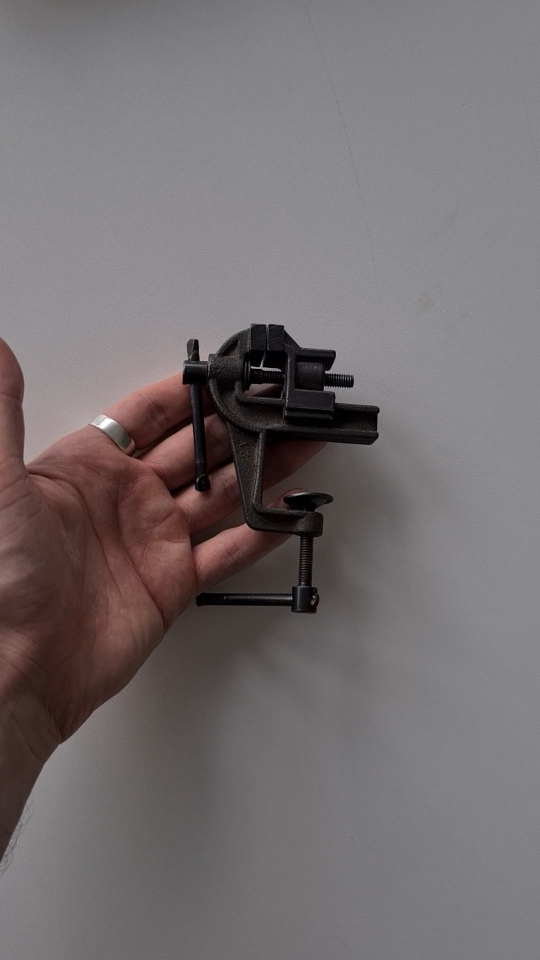
#> input picture 05_HW/ref.jpg, 1080 x 1920 px (shown at 1/2 size)
$ jupyter execute cv_hw_keypoints.ipynb
#> lines starting #> are read from the running program, lines starting #| are printed output that depends on the picture; after the words box and inside, x2 and y2 are one past the last pixel; in counts of white or black regions, pixels touching at a corner belong together
# Домашнее задание 4

Реализуйте поиск объекта с референсного изображения на кадрах видео с помощью поиска и сопоставления ключевых точек. В этом задании рекомендуется активно пользоваться гуглом :)

Скорее всего сопоставление не будет идеальным. Этого и не требуется, достаточно продемонстрировать работоспособность как минимум на первой половине видео.

Объясните в отдельной клетке, какие эффекты наблюдаются ближе к концу видео и почему.

[cell 1]
import numpy as np
import cv2

ref_path = "ref.jpg"
vid_path = "vid.mp4"

img = cv2.imread(ref_path)
#> img is the input picture: shape (1920, 1080, 3); mean B, G, R 111, 110.2, 116.3
ref = cv2.imread(ref_path, cv2.IMREAD_GRAYSCALE)
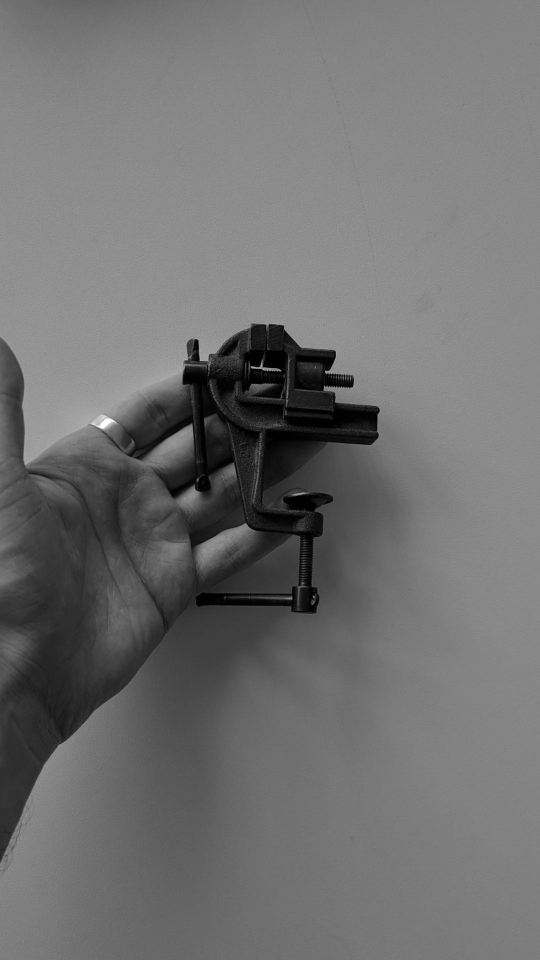
#> ref: shape (1920, 1080) (shown at 1/2 size); min 0, max 255, mean 112.1

top = 620
bottom = 660
left = 350
right = 295

height, width = ref.shape[:2]
#> height = 1920; width = 1080
ref = ref[top:height-bottom, left:width-right]
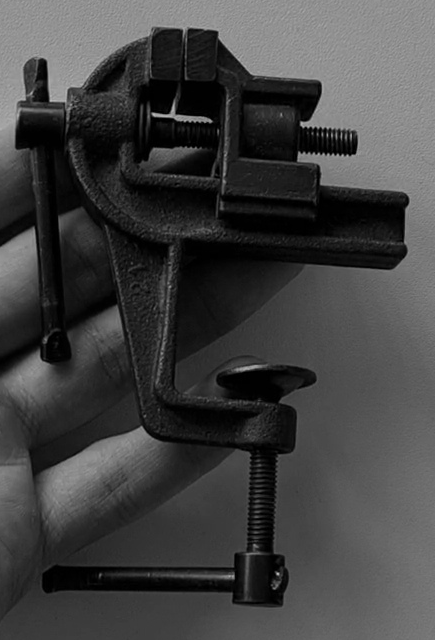
#> ref: shape (640, 435); min 0, max 187, mean 65.7

sift = cv2.SIFT_create()

kp_ref, desc_ref = sift.detectAndCompute(ref, None)
#> kp_ref = 738 keypoints; strongest (x, y, size): (278, 574, 2.1), (155, 115, 3.2), (303, 124, 4.1), (210, 121, 2.7)

bf = cv2.BFMatcher()

cam = cv2.VideoCapture(vid_path)

while (True):
    success, frame = cam.read()
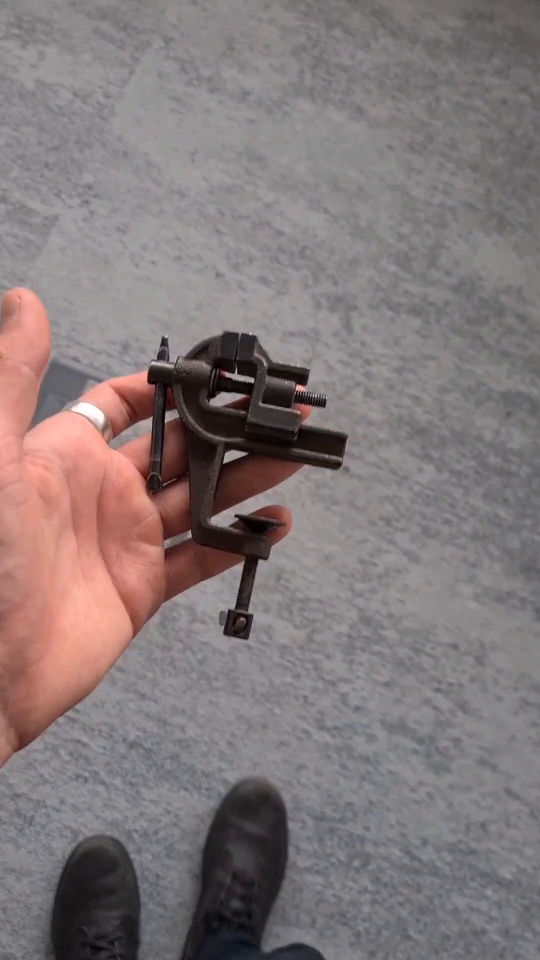
#> input picture frame 3 of 05_HW/vid.mp4, 1080 x 1920 px (shown at 1/2 size)
#> frame is the input picture: shape (1920, 1080, 3); mean B, G, R 121.2, 120.3, 130.9
    if(success == False):
        cam.release()
        cam = cv2.VideoCapture(vid_path)
        continue

    frame = cv2.cvtColor(frame, cv2.COLOR_BGR2GRAY)
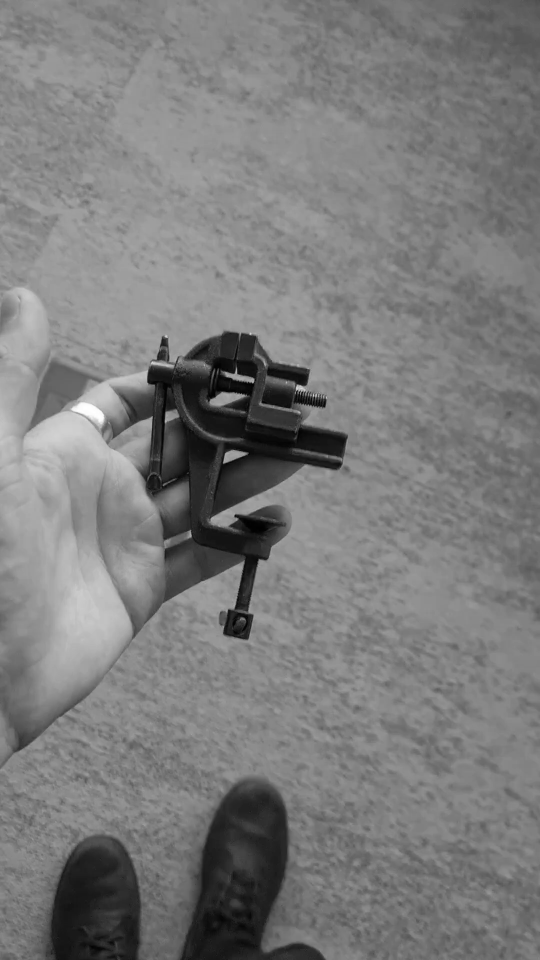
#> frame: shape (1920, 1080) (shown at 1/2 size); min 0, max 255, mean 123.5


    kp_vid, desc_vid = sift.detectAndCompute(frame, None)
#> kp_vid = 852 keypoints; strongest (x, y, size): (599, 776, 9.6), (502, 760, 8.3), (462, 911, 16.5), (445, 800, 23.8)

    matches = bf.knnMatch(desc_ref, desc_vid, k=2)
#> matches = 738 matches

    good_matches = []
    points = []
    for m, n in matches:
        if m.distance < 0.75 * n.distance:
            good_matches.append(m)
            points.append(kp_vid[m.trainIdx].pt)
#> after the loop, good_matches = 27 matches; points = 27 pairs, first value 317.5 to 654.7, second value 663.6 to 1888.7

    img_matches = cv2.drawMatches(ref, kp_ref,
                                  frame, kp_vid,
                                  good_matches, None,
                                  flags=cv2.DrawMatchesFlags_NOT_DRAW_SINGLE_POINTS)
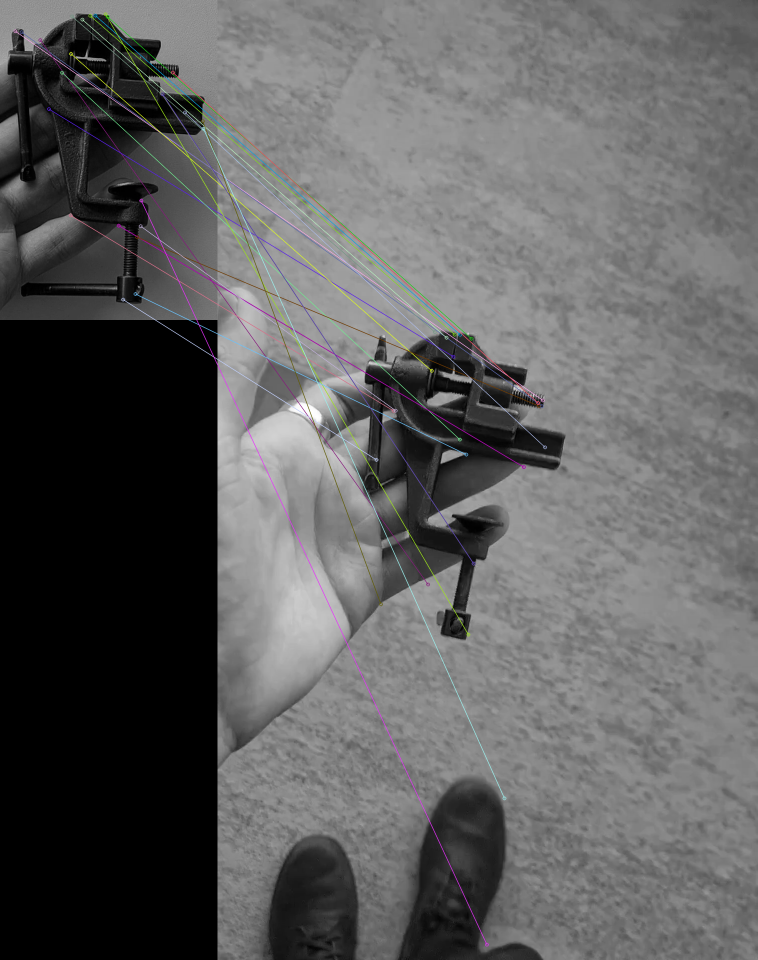
#> img_matches: shape (1920, 1515, 3) (shown at 1/2 size); mean of channels 0, 1, 2 94.9, 94.7, 94.8; drawn as B, G, R

    if len(points) >= 4:
        points_array = np.array(points, dtype=np.float32)
#> points_array has the same summary as points

        # Сдвиг x-координаты
        points_array[:, 0] += ref.shape[1]

        # Фильтрация выбросов
        center = np.mean(points_array, axis=0)
#> center = [944.2, 938.4]
        dists = np.linalg.norm(points_array - center, axis=1)
#> dists = 27 values, max 950.8 at index 19, min 32.15 at index 16, mean 247
        mean_dist = np.mean(dists)
#> mean_dist = 247
        std_dist = np.std(dists)
#> std_dist = 177.1

        # Только те, которые ближе 2 стандартных отклонения
        mask = dists < (mean_dist + 3 * std_dist)
        filtered_points = points_array[mask]
#> filtered_points = 26 pairs, first value 752.5 to 1089.7, second value 663.6 to 1596.2

        if len(filtered_points) > 0:
            x, y, w, h = cv2.boundingRect(filtered_points)
#> x = 752; y = 663; w = 338; h = 934

            pad = 10
            x = max(0, x - pad)
#> x = 742
            y = max(0, y - pad)
#> y = 653
            w = min(img_matches.shape[1] - x, w + 2 * pad)
#> w = 358
            h = min(img_matches.shape[0] - y, h + 2 * pad)
#> h = 954

            cv2.rectangle(img_matches, (x, y), (x + w, y + h), (0, 255, 0), 3)
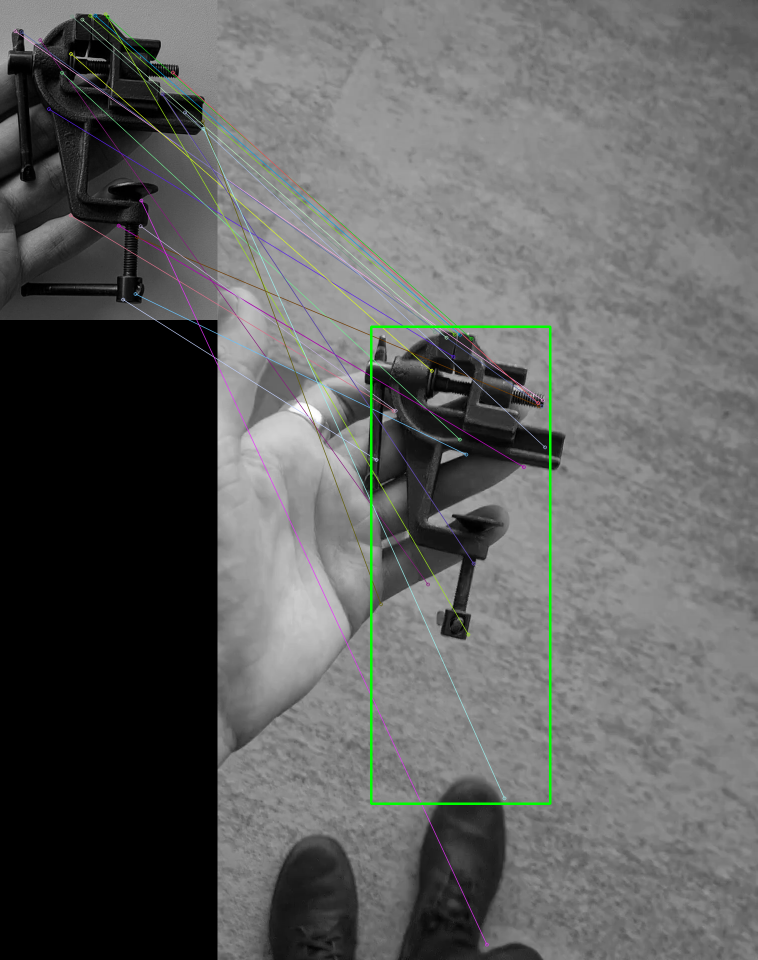
#> img_matches: shape (1920, 1515, 3) (shown at 1/2 size); 0.45% of pixels changed, all inside (x1, y1, x2, y2) = (740, 651, 1103, 1610); drawn as B, G, R

    cv2.namedWindow('matches', cv2.WINDOW_KEEPRATIO)
    cv2.imshow('matches', img_matches)
    cv2.resizeWindow('matches', 1280, 720)


    key = cv2.waitKey(30) & 0xFF
#> (key q is pressed here)
    if key == ord('q'):
        break

cam.release()
cv2.destroyAllWindows()
cv2.waitKey(10)
